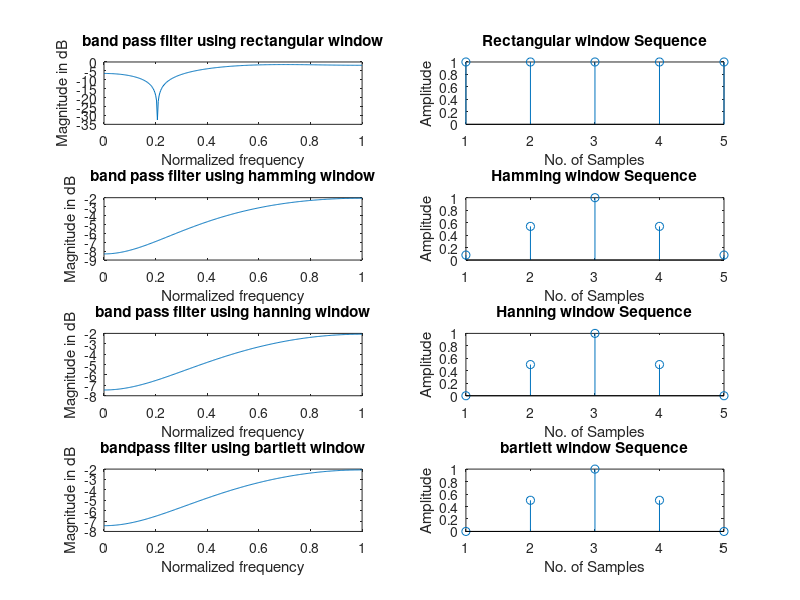

Source code (MATLAB):
clc;
clear all;
close all;
wc1=0.5*pi;
wc2=0.9*pi;
eps=0.001;
N = input('Enter the value of N=');
alpha = (N-1)/2;
n = 0:1:N-1;
hd = (sin(wc2*(n-alpha+eps))-sin(wc1*(n-alpha+eps)))./(pi*(n-alpha+eps));
wr = boxcar(N);
wh=hamming(N);
wn=hanning(N);
wt=bartlett(N);
hn = hd.*wr';
hn1=hd.*wh';
hn2=hd.*wn';
hn3=hd.*wt';
w = 0:0.01:pi;
h = freqz(hn,1,w);
h1 = freqz(hn1,1,w);
h2 = freqz(hn2,1,w);
h3=freqz(hn3,1,w);
subplot(4,2,1);
plot(w/pi,10*log10(abs(h)));
title('band pass filter using rectangular window');
xlabel('Normalized frequency');
ylabel('Magnitude in dB');
subplot(4,2,2);
stem(wr);
title('Rectangular window Sequence');
xlabel('No. of Samples');
ylabel('Amplitude');
subplot(4,2,3);
plot(w/pi,10*log10(abs(h1)));
title('band pass filter using hamming window');
xlabel('Normalized frequency');
ylabel('Magnitude in dB');
subplot(4,2,4);
stem(wh);
title('Hamming window Sequence');
xlabel('No. of Samples');
ylabel('Amplitude');
subplot(4,2,5);
plot(w/pi,10*log10(abs(h2)));
title('band pass filter using hanning window');
xlabel('Normalized frequency');
ylabel('Magnitude in dB');
subplot(4,2,6);
stem(wn);
title('Hanning window Sequence');
xlabel('No. of Samples');
ylabel('Amplitude');
subplot(4,2,7);
plot(w/pi,10*log10(abs(h2)));
title('bandpass filter using bartlett window');
xlabel('Normalized frequency');
ylabel('Magnitude in dB');
subplot(4,2,8);
stem(wt);
title('bartlett window Sequence');
xlabel('No. of Samples');
ylabel('Amplitude');
